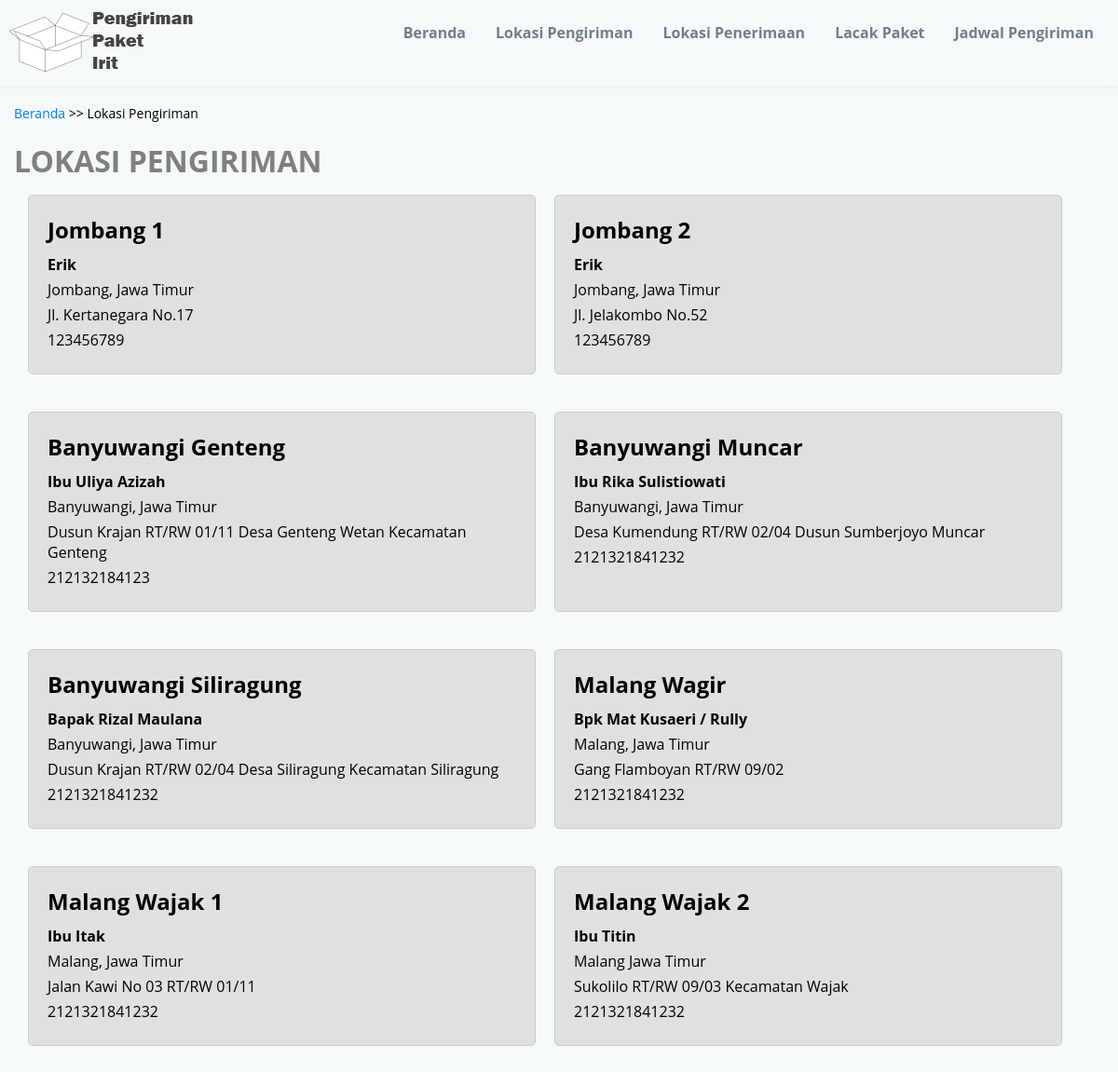
Page /lokasi-pengiriman/index.php on the committed database.
### tables this page shows
CREATE TABLE `pengambilan` (
  `id` int(11) NOT NULL,
  `wilayah_agen` varchar(255) NOT NULL,
  `nama_agen` varchar(255) NOT NULL,
  `lokasi` text NOT NULL,
  `alamat_jalan` text NOT NULL,
  `kontak` varchar(20) NOT NULL
);

### lokasi-pengiriman/index.php (the view, shortened to what this page needs)
<?php
$conn = require "config/koneksi_db.php";
?>
<!DOCTYPE html>
<html lang="en">
<head>
    <link rel="stylesheet" href="assets/css/style.css">
    <link rel="stylesheet" href="assets/css/index.css">
</head>
<body>
    <?php include("part/topbar.php") ?>
    <div class="breadcrumb-wrapper">
        <a href="home.php">Beranda</a> &gt;&gt; Lokasi Pengiriman
    </div>
    <div class="content-wrapper">
        <h1>LOKASI PENGIRIMAN</h1>
        <div class="container-wrapper">
            <?php
            $branchQuery = "SELECT * FROM `pengambilan`";
            $result = $conn->query($branchQuery);
            if ($result->num_rows > 0) {
                while ($row = $result->fetch_assoc()) {
                    $wilayah_agen = isset($row["wilayah_agen"]) ? $row["wilayah_agen"] : 'N/A';
                    $nama_agen = isset($row["nama_agen"]) ? $row["nama_agen"] : 'N/A';
                    $lokasi = isset($row["lokasi"]) ? $row["lokasi"] : 'N/A';
                    $alamat_jalan = isset($row["alamat_jalan"]) ? $row["alamat_jalan"] : 'N/A';
                    $kontak = isset($row["kontak"]) ? $row["kontak"] : 'N/A';
                    echo "<div class='branch-container'>
                            <h2>$wilayah_agen</h2>
                            <p><strong>$nama_agen</strong></p>
                            <p>$lokasi</p>
                            <p>$alamat_jalan</p>
                            <p>$kontak</p>
                        </div>";
                }
            } else {
                echo "No branches found";
            }
            ?>
        </div>
    </div>
</body>
</html>

### lokasi-pengiriman/assets/css/style.css (style rules this page uses)
* { text-decoration: none; margin: 0px; padding: 0px; }
body { margin: 0px; padding: 0px; font-family: 'Open Sans', sans-serif; position: relative; background-color: #f5f9fa; height: 100%; }
h1 { color: gray; }
.breadcrumb-wrapper { margin: 20px 15px; font-size: 14px; }
.breadcrumb-wrapper a { color: #007BFF; text-decoration: none; }
.content-wrapper { margin: 20px 15px; }

### lokasi-pengiriman/assets/css/index.css (style rules this page uses)
.container-wrapper { display: flex; flex-wrap: wrap; gap: 20px; margin: 15px; }
.branch-container { width: calc(45% - 10px); background-color: #e0e0e0; padding: 20px; border-radius: 5px; margin-bottom: 20px; border: 1px solid #ccc; }
.branch-container h2 { margin-top: 0; margin-bottom: 10px; }
.branch-container p { margin: 5px 0; }

### rows in the picture
pengambilan: wilayah_agen "Jombang 1", nama_agen "Erik", lokasi "Jombang, Jawa Timur", alamat_jalan "Jl. Kertanegara No.17", kontak "123456789"
pengambilan: wilayah_agen "Jombang 2", nama_agen "Erik", lokasi "Jombang, Jawa Timur", alamat_jalan "Jl. Jelakombo No.52", kontak "123456789"
pengambilan: wilayah_agen "Banyuwangi Genteng", nama_agen "Ibu Uliya Azizah", lokasi "Banyuwangi, Jawa Timur", alamat_jalan "Dusun Krajan RT/RW 01/11 Desa Genteng Wetan Kecamatan Genteng", kontak "212132184123"
pengambilan: wilayah_agen "Banyuwangi Muncar", nama_agen "Ibu Rika Sulistiowati", lokasi "Banyuwangi, Jawa Timur", alamat_jalan "Desa Kumendung RT/RW 02/04 Dusun Sumberjoyo Muncar", kontak "2121321841232"
pengambilan: wilayah_agen "Banyuwangi Siliragung", nama_agen "Bapak Rizal Maulana", lokasi "Banyuwangi, Jawa Timur", alamat_jalan "Dusun Krajan RT/RW 02/04 Desa Siliragung Kecamatan Siliragung", kontak "2121321841232"
pengambilan: wilayah_agen "Malang Wagir", nama_agen "Bpk Mat Kusaeri / Rully", lokasi "Malang, Jawa Timur", alamat_jalan "Gang Flamboyan RT/RW 09/02", kontak "2121321841232"
pengambilan: wilayah_agen "Malang Wajak 1", nama_agen "Ibu Itak", lokasi "Malang, Jawa Timur", alamat_jalan "Jalan Kawi No 03 RT/RW 01/11", kontak "2121321841232"
pengambilan: wilayah_agen "Malang Wajak 2", nama_agen "Ibu Titin", lokasi "Malang Jawa Timur", alamat_jalan "Sukolilo RT/RW 09/03 Kecamatan Wajak", kontak "2121321841232"
